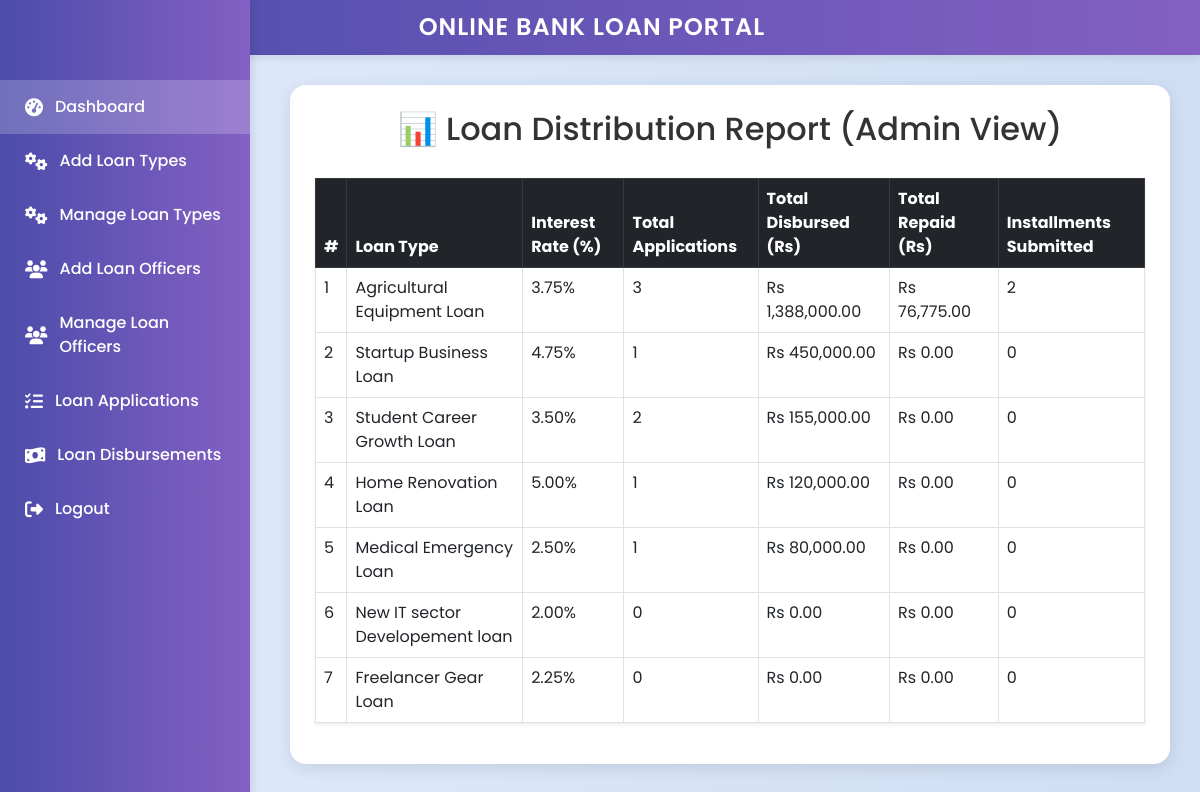
/admin/management.php, run on the app's committed database.
### tables this page shows
CREATE TABLE `loan_types` (
  `id` int(11) NOT NULL,
  `name` varchar(100) NOT NULL,
  `loan_category` varchar(100) NOT NULL,
  `description` text DEFAULT NULL,
  `min_amount` decimal(10,2) NOT NULL,
  `max_amount` decimal(10,2) NOT NULL,
  `interest_rate` decimal(5,2) NOT NULL,
  `term_months` int(11) NOT NULL,
  `eligibility` text DEFAULT NULL,
  `created_at` timestamp NOT NULL DEFAULT current_timestamp()
);

### admin/management.php (the view, shortened to what this page needs)
<?php
include '../dbconnection.php';
$query = "
SELECT
    lt.id AS loan_type_id,
    lt.name AS loan_type_name,
    lt.interest_rate,
    COUNT(la.id) AS total_applications,
    COALESCE(SUM(la.amount), 0) AS total_disbursed,
    COALESCE(SUM(r.amount), 0) AS total_repaid,
    COUNT(r.id) AS total_repayments
FROM loan_types lt
LEFT JOIN loan_applications la ON lt.id = la.loan_type_id
LEFT JOIN repayments r ON la.id = r.application_id
GROUP BY lt.id, lt.name, lt.interest_rate
ORDER BY total_disbursed DESC
";
$stmt = $conn->prepare($query);
$stmt->execute();
$loanReports = $stmt->fetchAll(PDO::FETCH_ASSOC);
?>
<!DOCTYPE html>
<html lang="en">
<head>
    <link href="https://cdn.jsdelivr.net/npm/bootstrap@5.3.0/dist/css/bootstrap.min.css" rel="stylesheet">
</head>
<body>
<?php include 'sidebar.php'; ?>
<div class="main-content">
    <div class="table-container">
        <h2 class="title">📊 Loan Distribution Report (Admin View)</h2>
        <table class="table table-bordered table-hover shadow-sm">
            <thead class="table-dark">
                <tr>
                    <th>#</th>
                    <th>Loan Type</th>
                    <th>Interest Rate (%)</th>
                    <th>Total Applications</th>
                    <th>Total Disbursed (Rs)</th>
                    <th>Total Repaid (Rs)</th>
                    <th>Installments Submitted</th>
                </tr>
            </thead>
            <tbody>
                <?php foreach ($loanReports as $index => $row): ?>
                <tr>
                    <td><?= $index + 1 ?></td>
                    <td><?= htmlspecialchars($row['loan_type_name']) ?></td>
                    <td><?= $row['interest_rate'] ?>%</td>
                    <td><?= $row['total_applications'] ?></td>
                    <td>Rs <?= number_format($row['total_disbursed'], 2) ?></td>
                    <td>Rs <?= number_format($row['total_repaid'], 2) ?></td>
                    <td><?= $row['total_repayments'] ?></td>
                </tr>
                <?php endforeach; ?>
            </tbody>
        </table>
    </div>
</div>
</body>
</html>

### admin/management.php (style rules this page uses)
body { background: linear-gradient(to right, #e0eafc, #cfdef3); }
.main-content { margin-left: 260px; padding: 30px; }
.table-container { background: #ffffff; border-radius: 1rem; padding: 25px; box-shadow: 0 4px 15px rgba(0,0,0,0.1); }
h2.title { text-align: center; color: #333; margin-bottom: 30px; }

### admin/sidebar.php (style rules this page uses)
body { font-family: 'Poppins', sans-serif; }

### data on the page
loan_types: name "Agricultural Equipment Loan", interest_rate "3.75", total_applications "3", total_disbursed "1,388,000.00", total_repaid "76,775.00", total_repayments "2"
loan_types: name "Startup Business Loan", interest_rate "4.75", total_applications "1", total_disbursed "450,000.00", total_repaid "0.00", total_repayments "0"
loan_types: name "Student Career Growth Loan", interest_rate "3.50", total_applications "2", total_disbursed "155,000.00", total_repaid "0.00", total_repayments "0"
loan_types: name "Home Renovation Loan", interest_rate "5.00", total_applications "1", total_disbursed "120,000.00", total_repaid "0.00", total_repayments "0"
loan_types: name "Medical Emergency Loan", interest_rate "2.50", total_applications "1", total_disbursed "80,000.00", total_repaid "0.00", total_repayments "0"
loan_types: name "New IT sector Developement loan", interest_rate "2.00", total_applications "0", total_disbursed "0.00", total_repaid "0.00", total_repayments "0"
loan_types: name "Freelancer Gear Loan", interest_rate "2.25", total_applications "0", total_disbursed "0.00", total_repaid "0.00", total_repayments "0"
